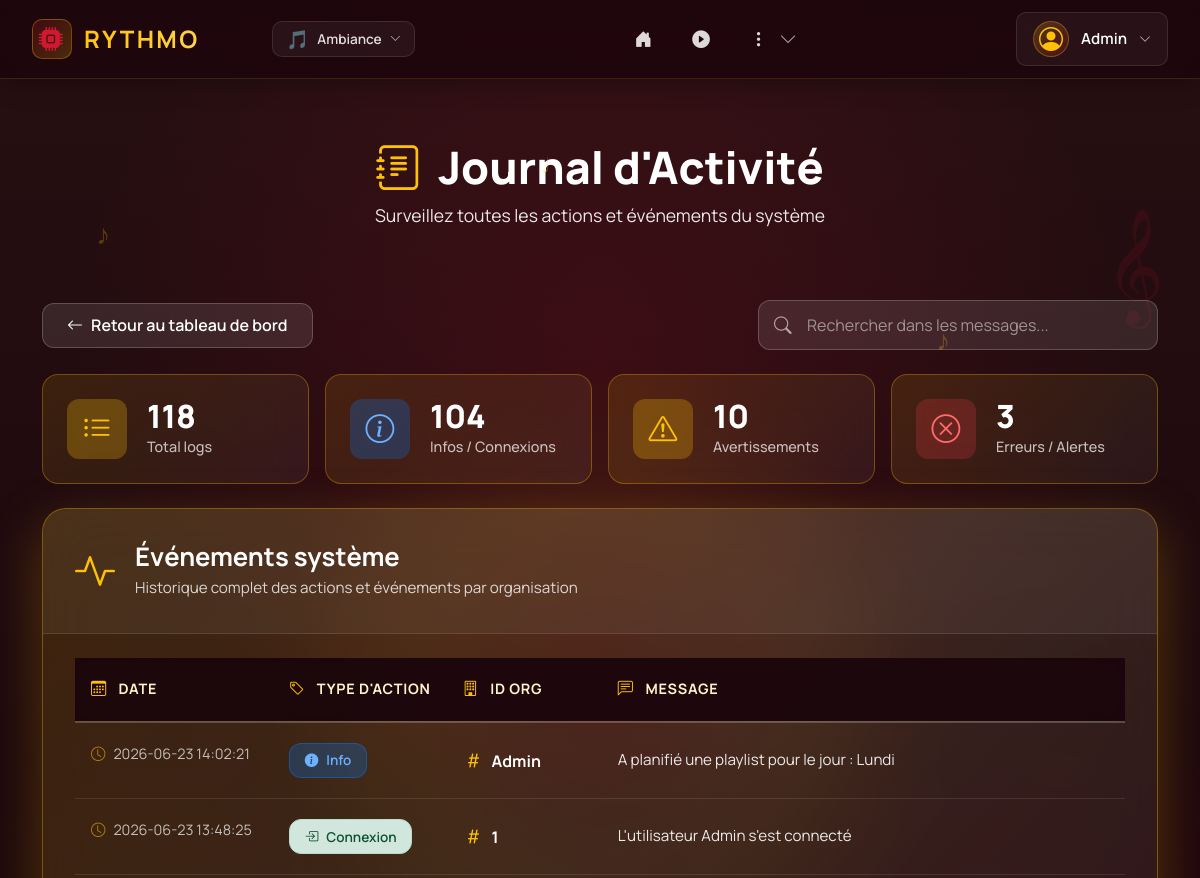
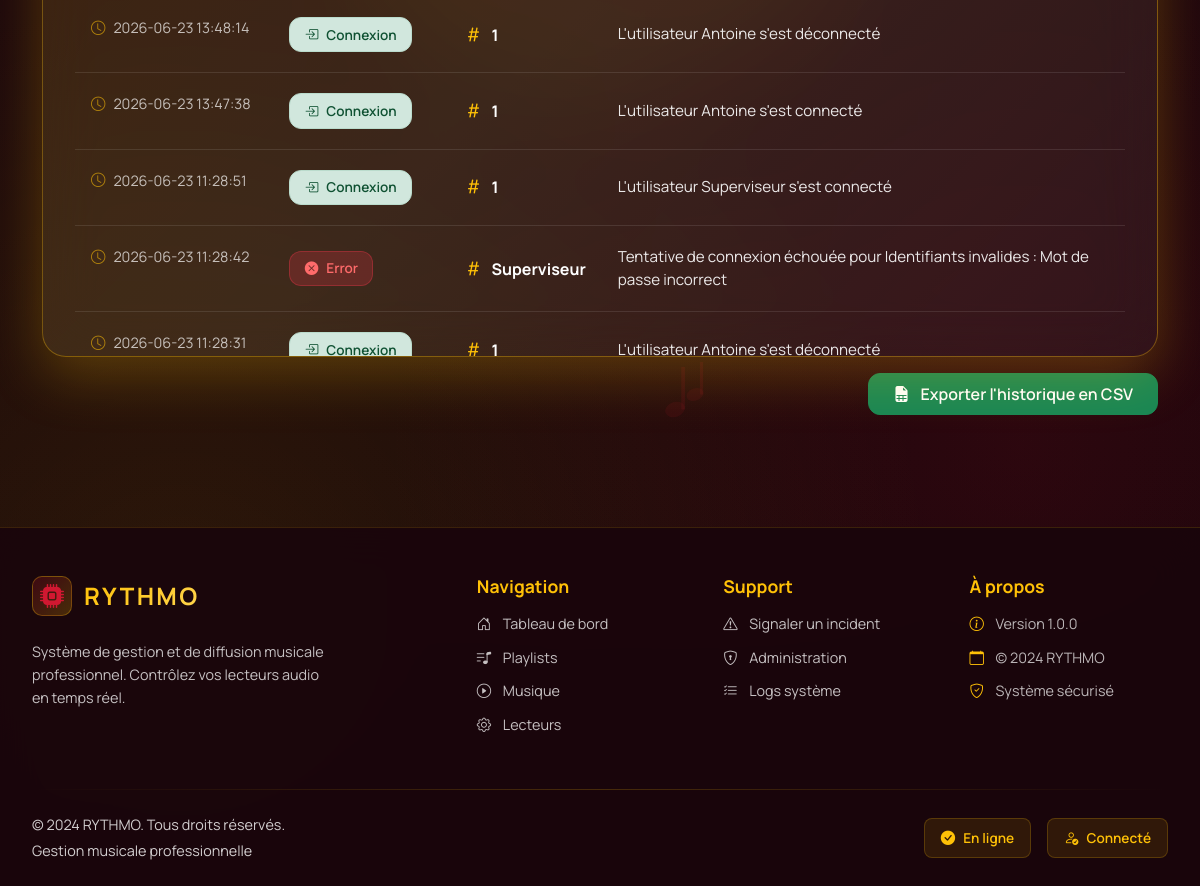
/logs/ (signed in), run on the app's committed database (2 pictures, top to bottom).
### tables this page shows
CREATE TABLE utilisateur(
   id_utilisateur INTEGER PRIMARY KEY,
   nom_utilisateur VARCHAR(50) UNIQUE NOT NULL,
   motdepasse VARCHAR(50) NOT NULL,
   prenom VARCHAR(50) NOT NULL,
   nom VARCHAR(50) NOT NULL,
   email VARCHAR(100) UNIQUE NOT NULL,
   nom_role VARCHAR(50) NOT NULL,
   FOREIGN KEY(nom_role) REFERENCES role(nom_role)
);

CREATE TABLE fichier_log(
   id_log INTEGER PRIMARY KEY,
   type_action VARCHAR(50) NOT NULL,
   message VARCHAR(50) NOT NULL,
   date_fichierlog DATE NOT NULL,
   id_organisation INT NOT NULL,
   FOREIGN KEY(id_organisation) REFERENCES organisation(id_organisation)
);

### app/controllers/LogsController.py (the view)
@log_bp.route("/", methods=['GET'])
@reqlogged
def logs():
    admin_required()
    db_path = os.path.join(os.path.dirname(__file__), '../database.db')
    logs_data = []
    filter_search = request.args.get("user", "").strip()
    filter_type = request.args.get("type", "").strip()
    try:
        with sqlite3.connect(db_path) as conn:
            conn.row_factory = sqlite3.Row
            query = "SELECT * FROM fichier_log WHERE 1=1"
            params = []
            if filter_search:
                query += " AND LOWER(message) LIKE ?"
                search_pattern = f"%{filter_search.lower()}%"
                params.append(search_pattern)
            if filter_type:
                query += " AND type_action = ?"
                params.append(filter_type)
            query += " ORDER BY date_fichierlog DESC LIMIT 1000"
            logs_data = conn.execute(query, params).fetchall()
            types_query = "SELECT DISTINCT type_action FROM fichier_log WHERE type_action IS NOT NULL ORDER BY type_action"
            log_types = [row['type_action'] for row in conn.execute(types_query).fetchall()]
    except sqlite3.OperationalError as e:
        print(f"Erreur SQLite lors de la récupération des logs : {e}")
        log_types = []
    metadata = {
        "title": "Journal des Logs",
        "pagename": "logs"
    }
    return render_template(
        "logs.html",
        metadata=metadata,
        logs=logs_data,
        filter_user=filter_search,
        filter_type=filter_type,
        log_types=log_types
    )

### app/templates/logs.html (shortened to what this page needs)
{% extends "layout.html" %}
{% block content %}
<div class="logs-hero">
  <div class="container">
    <h1><i class="bi bi-journal-text"></i> Journal d'Activité</h1>
    <p>Surveillez toutes les actions et événements du système</p>
  </div>
</div>
<div class="container mt-4 pb-5">
  <div class="logs-actions mb-4">
    <a href="{{ url_for('index') }}" class="btn btn-rythmo-back">
      <i class="bi bi-arrow-left"></i> Retour au tableau de bord
    </a>
    <div class="logs-search-wrapper">
      <i class="bi bi-search search-icon"></i>
      <input
        type="text"
        id="logSearch"
        class="logs-search-input"
        placeholder="Rechercher dans les messages..."
        value="{{ filter_user if filter_user else '' }}"
      >
    </div>
  </div>
  <div class="logs-stats mb-4">
    <div class="stat-card stat-total" id="btn-filter-all" style="cursor: pointer;">
      <div class="stat-icon">
        <i class="bi bi-list-ul"></i>
      </div>
      <div class="stat-content">
        <div class="stat-value">{{ logs|length }}</div>
        <div class="stat-label">Total logs</div>
      </div>
    </div>
    <div class="stat-card stat-info" id="btn-filter-info" style="cursor: pointer;">
      <div class="stat-icon">
        <i class="bi bi-info-circle"></i>
      </div>
      <div class="stat-content">
        <div class="stat-value">
          {{ (logs|selectattr('type_action', 'equalto', 'INFO')|list|length) + (logs|selectattr('type_action', 'equalto', 'CONNEXION')|list|length) }}
        </div>
        <div class="stat-label">Infos / Connexions</div>
      </div>
    </div>
    <div class="stat-card stat-warning" id="btn-filter-warning" style="cursor: pointer;">
      <div class="stat-icon">
        <i class="bi bi-exclamation-triangle"></i>
      </div>
      <div class="stat-content">
        <div class="stat-value">{{ logs|selectattr('type_action', 'equalto', 'WARNING')|list|length }}</div>
        <div class="stat-label">Avertissements</div>
      </div>
    </div>
    <div class="stat-card stat-error" id="btn-filter-error" style="cursor: pointer;">
      <div class="stat-icon">
        <i class="bi bi-x-circle"></i>
      </div>
      <div class="stat-content">
        <div class="stat-value">
          {{ (logs|selectattr('type_action', 'equalto', 'ERROR')|list|length) + (logs|selectattr('type_action', 'equalto', 'ALERTE')|list|length) }}
        </div>
        <div class="stat-label">Erreurs / Alertes</div>
      </div>
    </div>
  </div>
  <div class="logs-card">
    <div class="logs-card-header">
      <div class="logs-header-info">
        <i class="bi bi-activity"></i>
        <div>
          <h2>Événements système</h2>
          <p>Historique complet des actions et événements par organisation</p>
        </div>
      </div>
    </div>
    <div class="logs-table-wrapper">
      <table class="logs-table" id="logTable">
        <thead>
          <tr>
            <th>
              <i class="bi bi-calendar3"></i> Date
            </th>
            <th>
              <i class="bi bi-tag"></i> Type d'action
            </th>
            <th>
              <i class="bi bi-building"></i> ID Org
            </th>
            <th>
              <i class="bi bi-chat-left-text"></i> Message
            </th>
          </tr>
        </thead>
        <tbody>
          {% for log in logs %}
          <tr class="log-row" data-type="{{ log.type_action }}">
            <td class="log-date">
              <i class="bi bi-clock"></i>
              {{ log.date_fichierlog }}
            </td>
            <td>
              {% if log.type_action in ['WARNING'] %}
                <span class="log-badge log-badge-warning">
                  <i class="bi bi-exclamation-triangle-fill"></i>
                  Warning
                </span>
              {% elif log.type_action in ['ERROR', 'ALERTE'] %}
                <span class="log-badge log-badge-error">
                  <i class="bi bi-x-circle-fill"></i>
                  {{ log.type_action|title }}
                </span>
              {% elif log.type_action == 'CONNEXION' %}
                <span class="log-badge log-badge-success" style="background-color: #d1e7dd; color: #0f5132; border: 1px solid #badbcc;">
                  <i class="bi bi-box-arrow-in-right"></i>
                  Connexion
                </span>
              {% else %}
                <span class="log-badge log-badge-info">
                  <i class="bi bi-info-circle-fill"></i>
                  Info
                </span>
              {% endif %}
            </td>
            <td class="log-user">
              <div class="user-badge">
                <i class="bi bi-hash"></i>
                <strong>{{ log.id_organisation }}</strong>
              </div>
            </td>
            <td class="log-message">
              {{ log.message }}
            </td>
          </tr>
          {% endfor %}
        </tbody>
      </table>
    </div>
  </div>
  <div class="d-flex justify-content-end mt-3">
    <a href="{{ url_for('export_logs_csv') }}" class="btn btn-success px-4 py-2" style="border-radius: 12px; font-weight: 600;">
      <i class="bi bi-file-earmark-spreadsheet-fill me-2"></i> Exporter l'historique en CSV
    </a>
  </div>
</div>
{% endblock %}

### app/templates/layout.html (shortened to what this page needs)
<!DOCTYPE html>
<html lang="fr">
<head>
	<link href="https://cdn.jsdelivr.net/npm/bootstrap@5.3.8/dist/css/bootstrap.min.css" rel="stylesheet">
	<link rel="stylesheet" href="https://cdn.jsdelivr.net/npm/bootstrap-icons@1.13.1/font/bootstrap-icons.min.css">
</head>
<body class="{% if session.get('theme') == 'chill' %}romantique{% else %}{{ session.get('theme', 'default') }}{% endif %} {% if hide_layout %}no-layout{% endif %}">
	{% if session.get('theme', 'default') == 'default' %}
		{% include 'includes/theme-default-bg.html' %}
	{% endif %}
	{% if not hide_layout and session.get('logged') %}
		{% include 'includes/nav.html' %}
	{% endif %}
	{% block content %}{% endblock %}
	{% if not hide_layout and session.get('logged') %}
		{% include 'includes/footer.html' %}
	{% endif %}
</body>
</html>

### app/templates/includes/theme-default-bg.html (shortened to what this page needs)
<div class="theme-default-bg" aria-hidden="true">
	<div class="default-sky-glow"></div>
	<span class="default-clef-char default-clef-left">𝄞</span>
	<span class="default-clef-char default-clef-right">𝄞</span>
	<span class="default-note default-note-1">♪</span>
	<span class="default-note default-note-2">♫</span>
	<span class="default-note default-note-3">♩</span>
	<span class="default-note default-note-4">♬</span>
	<span class="default-note default-note-5">♪</span>
	<span class="default-note default-note-6">♫</span>
	<span class="default-note default-note-7">♩</span>
	<span class="default-note default-note-8">♬</span>
	<svg class="default-note-svg default-note-svg-1" viewBox="0 0 40 50" xmlns="http://www.w3.org/2000/svg">
		<ellipse cx="12" cy="42" rx="8" ry="6" fill="rgba(255,193,7,0.2)" transform="rotate(-20 12 42)"/>
		<rect x="17" y="8" width="3" height="34" fill="rgba(255,193,7,0.25)"/>
	</svg>
</div>

### app/templates/includes/nav.html (shortened to what this page needs)
{% if current_user %}
<nav class="navbar-modern fixed-top navbar-expand-lg">
  <div class="navbar-container">
    <div class="navbar-brand-section">
      <a class="navbar-brand-modern" href="{{ url_for('index') }}">
        <div class="brand-icon-wrapper">
          <i class="bi bi-cpu-fill"></i>
        </div>
        <span class="brand-text">RYTHMO</span>
      </a>
      <div class="music-visualizer" id="music-bar">
      </div>
      <div class="theme-switcher d-none d-md-block">
        <button class="theme-switcher-trigger" type="button" data-bs-toggle="dropdown" aria-expanded="false" title="Changer de thème">
          <span class="theme-switcher-icon">
            {% if theme == 'joyeux' %}☀️
            {% elif theme == 'triste' %}🌧️
            {% elif theme == 'nature' %}🌿
            {% elif theme == 'romantique' %}💕
            {% else %}🎵{% endif %}
          </span>
          <span class="theme-switcher-label d-none d-lg-inline">Ambiance</span>
          <i class="bi bi-chevron-down theme-switcher-arrow"></i>
        </button>
      </div>
    </div>
    <div class="navbar-nav-section">
      <div class="collapse navbar-collapse-modern" id="navbarNav">
        <ul class="navbar-nav-modern">
          <li class="nav-item-modern">
            <a class="nav-link-modern nav-link-icon-only" href="{{ url_for('index') }}">
              <i class="bi bi-house-door-fill"></i>
            </a>
          </li>
          <li class="nav-item-modern">
            <a class="nav-link-modern nav-link-icon-only" href="{{ url_for('musique.musique') }}">
              <i class="bi bi-play-circle-fill"></i>
            </a>
          </li>
          {% if current_user.role in ["admin", "superviseur"] or current_user.role == "admin" %}
          <li class="nav-item-modern nav-item-dropdown">
            <button class="nav-link-modern nav-link-icon-only nav-more-btn" type="button" data-bs-toggle="dropdown" aria-expanded="false">
              <i class="bi bi-three-dots-vertical"></i>
              <i class="bi bi-chevron-down nav-dropdown-arrow"></i>
            </button>
          </li>
          {% endif %}
        </ul>
      </div>
    </div>
    <div class="navbar-user-section">
      <div class="user-dropdown">
        <button class="user-menu-trigger" type="button" data-bs-toggle="dropdown" aria-expanded="false">
          <div class="user-avatar-nav">
            <i class="bi bi-person-circle"></i>
          </div>
          <span class="username-text d-none d-lg-inline">{{ current_user.username }}</span>
          <i class="bi bi-chevron-down dropdown-arrow"></i>
        </button>
      </div>
    </div>
  </div>
</nav>
{% endif %}

### app/templates/includes/footer.html (shortened to what this page needs)
<footer class="footer-modern">
  <div class="footer-container">
    <div class="footer-main">
      <div class="footer-brand">
        <div class="footer-logo">
          <div class="footer-logo-icon">
            <i class="bi bi-cpu-fill"></i>
          </div>
          <span class="footer-brand-text">RYTHMO</span>
        </div>
        <p class="footer-description">
          Système de gestion et de diffusion musicale professionnel.
          Contrôlez vos lecteurs audio en temps réel.
        </p>
        <div class="footer-music-visualizer">
        </div>
      </div>
      <div class="footer-links">
        <h4>Navigation</h4>
        <ul>
          <li><a href="{{ url_for('index') }}"><i class="bi bi-house-door"></i> Tableau de bord</a></li>
          <li><a href="{{ url_for('playlist.playlists') }}"><i class="bi bi-music-note-list"></i> Playlists</a></li>
          <li><a href="{{ url_for('musique.musique') }}"><i class="bi bi-play-circle"></i> Musique</a></li>
          {% if current_user and current_user.role in ["admin", "superviseur"] %}
          <li><a href="{{ url_for('page_lecteurs') }}"><i class="bi bi-gear"></i> Lecteurs</a></li>
          {% endif %}
        </ul>
      </div>
      <div class="footer-links">
        <h4>Support</h4>
        <ul>
          <li><a href="{{ url_for('contact.contact') }}"><i class="bi bi-exclamation-triangle"></i> Signaler un incident</a></li>
          {% if current_user and current_user.role == "admin" %}
          <li><a href="{{ url_for('admin.admin') }}"><i class="bi bi-shield-lock"></i> Administration</a></li>
          <li><a href="{{ url_for('logs.logs') }}"><i class="bi bi-list-check"></i> Logs système</a></li>
          {% endif %}
        </ul>
      </div>
      <div class="footer-info">
        <h4>À propos</h4>
        <ul>
          <li><i class="bi bi-info-circle"></i> Version 1.0.0</li>
          <li><i class="bi bi-calendar"></i> © 2024 RYTHMO</li>
          <li><i class="bi bi-shield-check"></i> Système sécurisé</li>
        </ul>
      </div>
    </div>
    <div class="footer-divider"></div>
    <div class="footer-bottom">
      <div class="footer-copyright">
        <p>&copy; 2024 RYTHMO. Tous droits réservés.</p>
        <p class="footer-subtitle">Gestion musicale professionnelle</p>
      </div>
      <div class="footer-badges">
        <span class="footer-badge">
          <i class="bi bi-check-circle-fill"></i> En ligne
        </span>
        {% if current_user %}
        <span class="footer-badge">
          <i class="bi bi-person-check"></i> Connecté
        </span>
        {% endif %}
      </div>
    </div>
  </div>
</footer>

### data on the page
utilisateur: username "Admin"
fichier_log: date_fichierlog "2026-06-23 14:02:21", type_action "info" (drawn), id_organisation "Admin", message "A planifié une playlist pour le jour : Lundi"
fichier_log: date_fichierlog "2026-06-23 13:48:25", type_action "CONNEXION" (drawn), id_organisation "1", message "L'utilisateur Admin s'est connecté"
fichier_log: date_fichierlog "2026-06-23 13:48:14", type_action "CONNEXION" (drawn), id_organisation "1", message "L'utilisateur Antoine s'est déconnecté"
fichier_log: date_fichierlog "2026-06-23 13:47:38", type_action "CONNEXION" (drawn), id_organisation "1", message "L'utilisateur Antoine s'est connecté"
fichier_log: date_fichierlog "2026-06-23 11:28:51", type_action "CONNEXION" (drawn), id_organisation "1", message "L'utilisateur Superviseur s'est connecté"
fichier_log: date_fichierlog "2026-06-23 11:28:42", type_action "Error", id_organisation "Superviseur", message "Tentative de connexion échouée pour Identifiants invalides : Mot de passe incorrect"
fichier_log: date_fichierlog "2026-06-23 11:28:31", type_action "CONNEXION" (drawn), id_organisation "1", message "L'utilisateur Antoine s'est déconnecté"

### other printed values
{{ logs|length }} "118"
{{ logs|selectattr('type_action', 'equalto', 'WARNING')|list|length }} "10"
